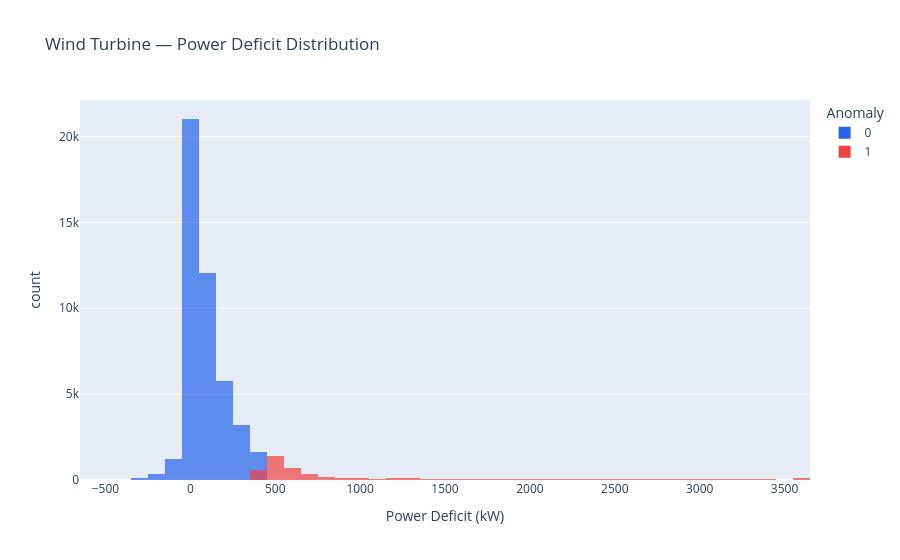

This figure's notebook cell:
### Code cell
fig = px.histogram(wind, x="power_deficit", nbins=60,
                   color="anomaly",
                   color_discrete_map={0: "#2563eb", 1: "#ef4444"},
                   barmode="overlay",
                   title="Wind Turbine — Power Deficit Distribution",
                   labels={"power_deficit": "Power Deficit (kW)", 
                           "anomaly": "Anomaly"},
                   opacity=0.7)
fig.show()

### Figure 1 — Plotly figure (JSON) as saved in the notebook; plotly's stock layout.template omitted (floating-point values rounded to 4 significant figures; data arrays with more than 128 entries replaced by an {"elided": "..."} marker saying what was removed)
{"data": [{"bingroup": "x", "hovertemplate": "Anomaly=0<br>Power Deficit (kW)=%{x}<br>count=%{y}<extra></extra>", "legendgroup": "0", "marker": {"color": "#2563eb", "opacity": 0.7, "pattern": {"shape": ""}}, "name": "0", "nbinsx": 60, "orientation": "v", "showlegend": true, "type": "histogram", "x": {"elided": "45425 float values"}, "xaxis": "x", "yaxis": "y"}, {"bingroup": "x", "hovertemplate": "Anomaly=1<br>Power Deficit (kW)=%{x}<br>count=%{y}<extra></extra>", "legendgroup": "1", "marker": {"color": "#ef4444", "opacity": 0.7, "pattern": {"shape": ""}}, "name": "1", "nbinsx": 60, "orientation": "v", "showlegend": true, "type": "histogram", "x": {"elided": "5048 float values"}, "xaxis": "x", "yaxis": "y"}], "layout": {"barmode": "overlay", "legend": {"title": {"text": "Anomaly"}, "tracegroupgap": 0}, "title": {"text": "Wind Turbine — Power Deficit Distribution"}, "xaxis": {"anchor": "y", "domain": [0, 1], "title": {"text": "Power Deficit (kW)"}}, "yaxis": {"anchor": "x", "domain": [0, 1], "title": {"text": "count"}}}}
